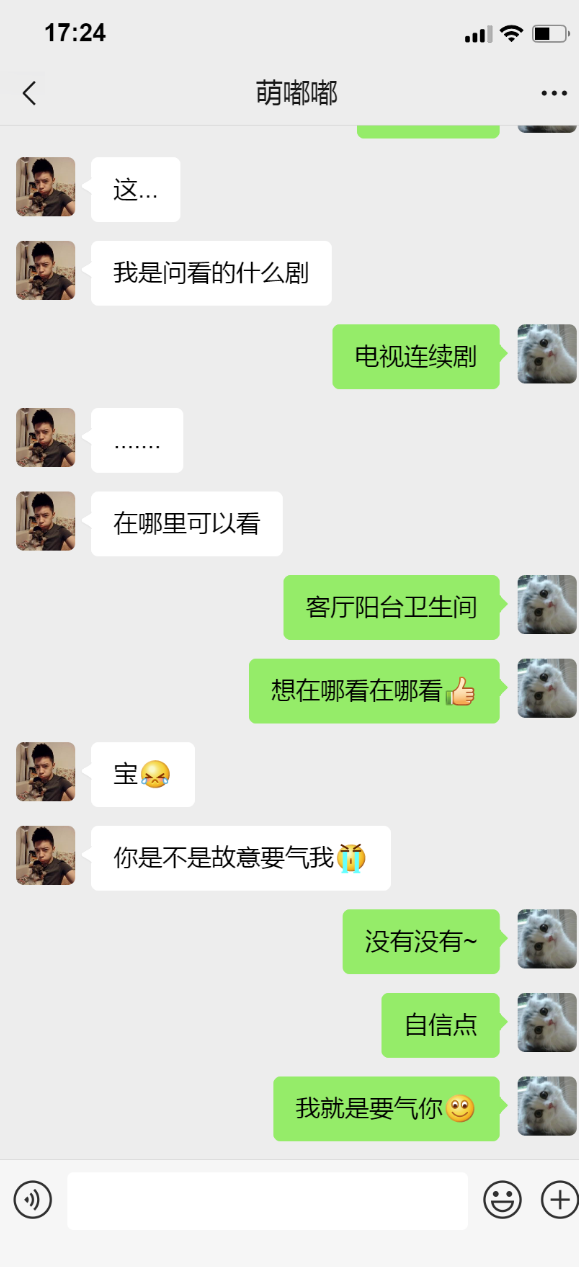
#> input picture change_bg/fg.png, 579 x 1267 px, found by its file name
$ python removeColor.py
#> lines starting #> are read from the running program, lines starting #| are printed output that depends on the picture
import os
from PIL import Image
root_path = 'change_bg\\'

def calc_diff(pixel, bg_color):
    return (pixel[0] - bg_color[0]) ** 2 + (pixel[1] - bg_color[1]) ** 2 + (pixel[2] - bg_color[2]) ** 2

# 采用pillow库
def remove_one_color_pillow(image_path):
#> called with image_path = 'change_bg\\\\fg.png'
    delete_color = [237, 237, 237]
    threshold = 300
    img = Image.open(image_path)
#> img is the input picture: PIL image 579x1267 RGBA; mean R, G, B, A 220.7, 228.3, 215.2, 255
    img = img.convert('RGBA')
    pixdata = img.load()
    for y in range(img.size[1]):
        for x in range(img.size[0]):
            if calc_diff(pixdata[x, y], delete_color) < threshold:
                pixdata[x, y] = (255, 255, 255, 0)

    img.save(root_path + '\\output1.png')

# 合成两张图片
def combine():
    bg = Image.open(root_path + '\\bg.jpg')  # 背景图1
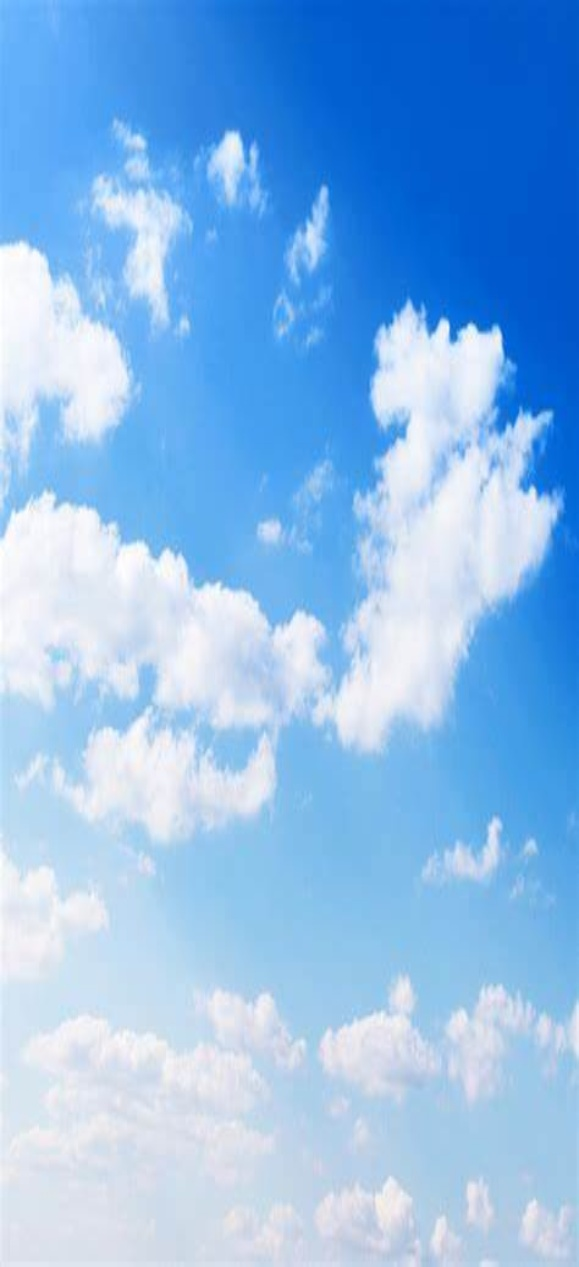
#> input picture change_bg/bg.jpg, 579 x 1267 px, found by its file name
#> bg is the input picture: PIL image 579x1267 RGB; mean R, G, B 137.5, 185.6, 234
    fg = Image.open(root_path + '\\output1.png')  # 前景图
    bg.paste(fg, mask=fg)  # 以自身透明区域作为掩膜
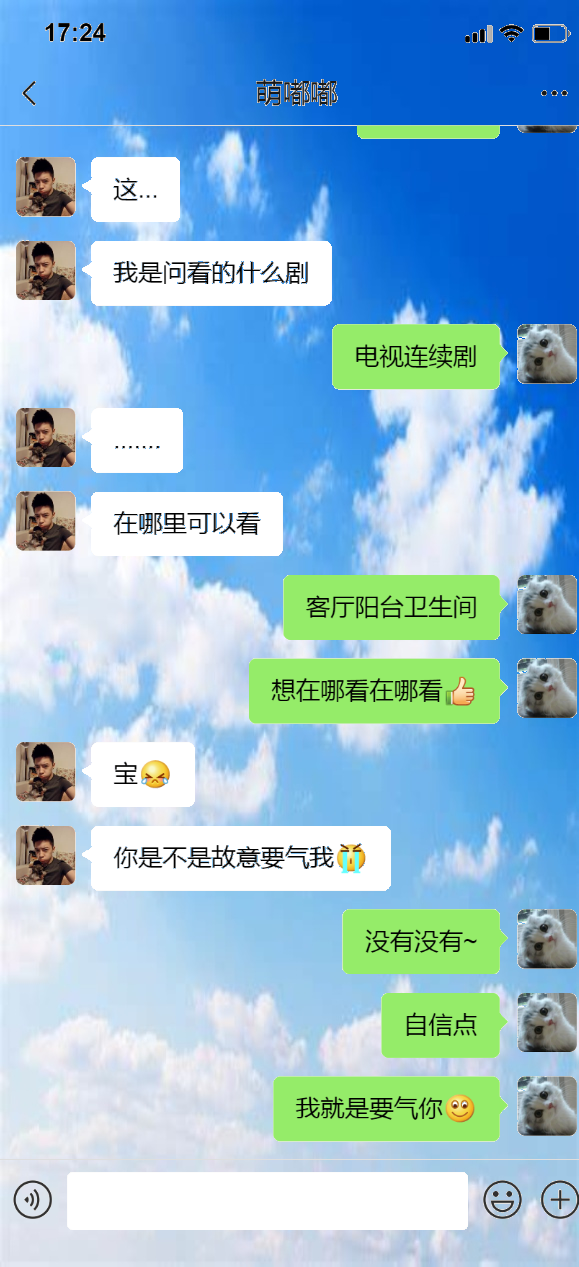
#> bg: PIL image 579x1267 RGB; mean R, G, B 144.9, 188.2, 211.9
    result_img = root_path + '\\result1.png'
    bg.save(result_img)  # 保存
    if os.path.exists(root_path + '\\output1.png'):
        os.remove(root_path + '\\output1.png')

remove_one_color_pillow(root_path + '\\fg.png')
combine()
